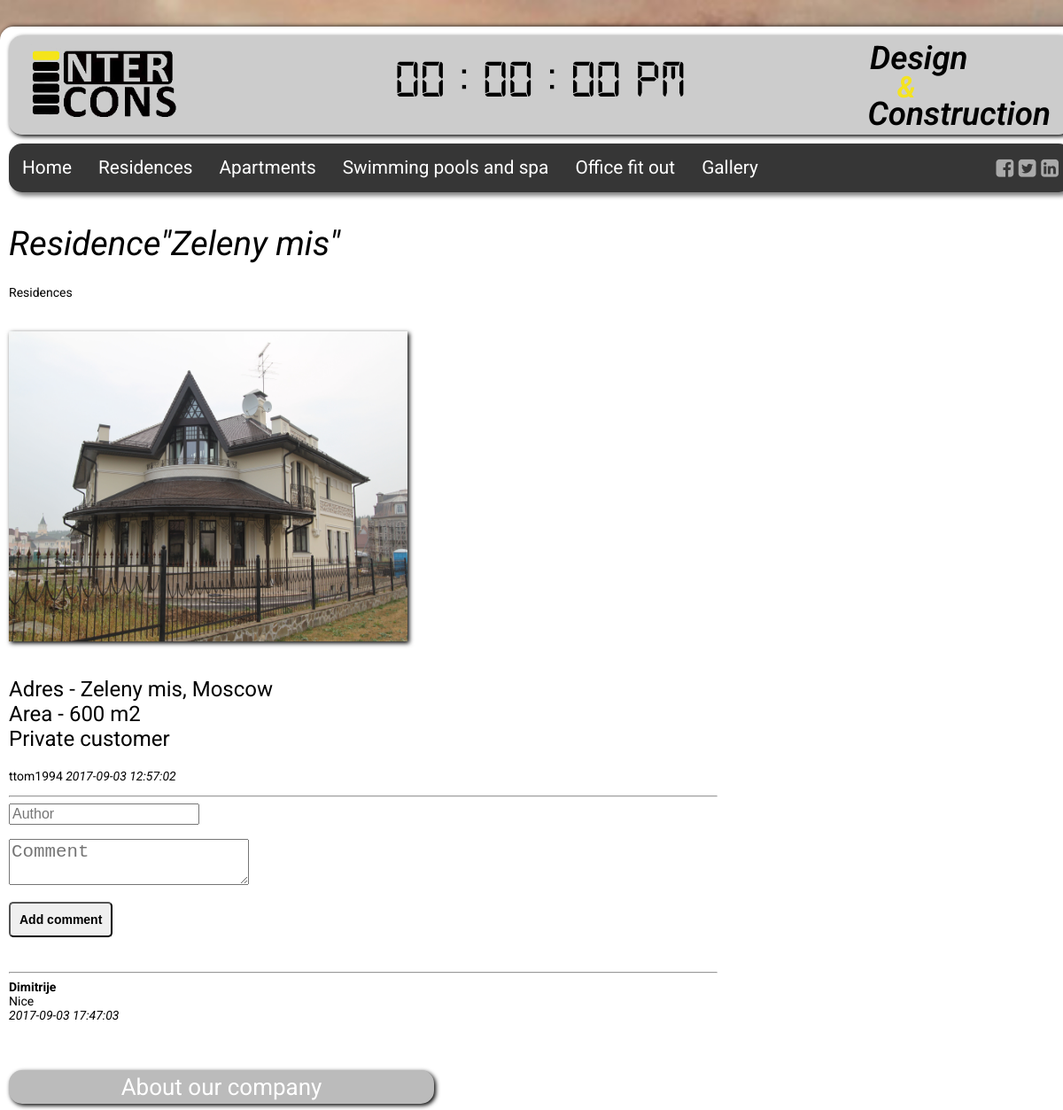
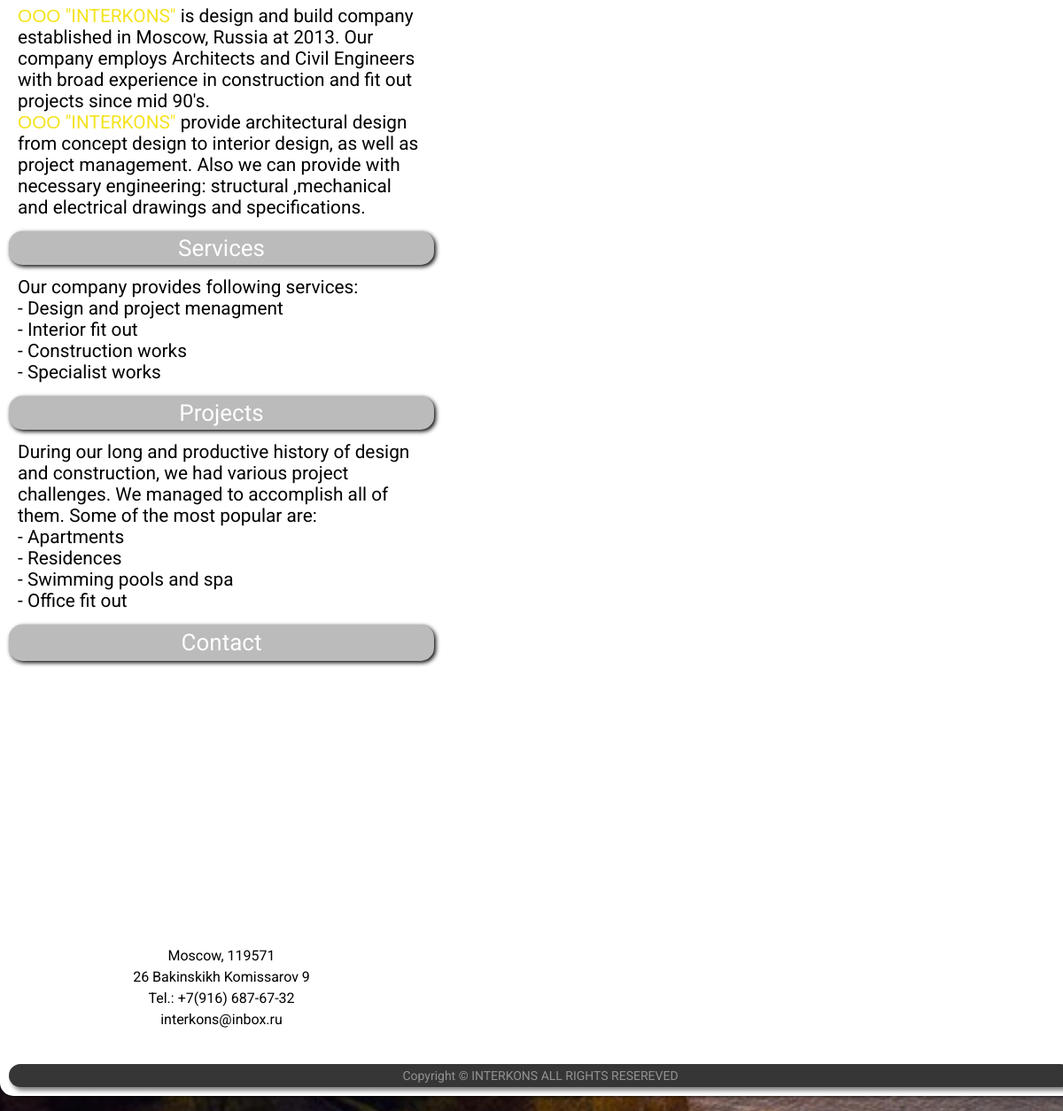
The app's page /news.php?id=51 with its own data (2 pictures, top to bottom).
### tables this page shows
CREATE TABLE `vesti` (
  `id` int(3) UNSIGNED NOT NULL,
  `naslov` varchar(100) NOT NULL,
  `sadrzaj` text NOT NULL,
  `datum` datetime NOT NULL DEFAULT CURRENT_TIMESTAMP,
  `napisao` varchar(50) NOT NULL,
  `kategorija` enum('Apartments','Residences','Swimming pools and spa','Office fit out') NOT NULL,
  `slika` varchar(50) DEFAULT NULL,
  `obrisan` int(1) NOT NULL DEFAULT '0'
);

CREATE TABLE `komentari` (
  `id` int(4) UNSIGNED NOT NULL,
  `idVesti` int(3) NOT NULL,
  `autor` varchar(50) NOT NULL,
  `tekst` text NOT NULL,
  `volime` int(3) NOT NULL DEFAULT '0',
  `nevolime` int(3) NOT NULL DEFAULT '0',
  `datum` timestamp NOT NULL DEFAULT CURRENT_TIMESTAMP,
  `dozvoljen` int(1) NOT NULL DEFAULT '0'
);

### news.php (the view, shortened to what this page needs)
<?php
require_once('functions.php');
require_once('comments.php');
?>
<!doctype html>
<html>
<head>
<link href="font-awesome/css/font-awesome.min.css" rel="stylesheet" type="text/css">
<link href="css/style.css" rel="stylesheet" type="text/css">
</head>
<body>
<div id="wrapper">
	<div id="nav">
	<ul>
		<li><a href="index.php">Home</a></li>
		<?php
			$db=connection();
			show_menu($db);
		?>
		<li><a href="#">Gallery</a>
		</li>
	</ul>
		<div id="social">
			<a href="#"><i class="fa fa-facebook-square" aria-hidden="true"></i></a>
			<a href="#"><i class="fa fa-twitter-square" aria-hidden="true"></i></a>
			<a href="#"><i class="fa fa-linkedin-square" aria-hidden="true"></i></a>
		</div>
	</div>
	<div id="main">
	<?php
	$db=connection();
	if(isset($_GET['id']))
	{
		if(is_numeric($_GET['id']))
		{
			$id=$_GET['id'];
			$sql="SELECT * FROM vesti WHERE id=$id";
			$result=mysqli_query($db, $sql);
			if(mysqli_num_rows($result)==0)
			{
				echo "Ne postoji vest sa id-jem $id!!!!!";
			}
			else
			{
				while($call=mysqli_fetch_object($result))
				{
					echo "<h2 class='media-header-news'>$call->naslov</h2>$call->kategorija<br><br>";
					if($call->slika!="")
					echo "<img src='images/$call->slika' class='media-pictures-news' alt='Interkons'>";
					echo "<p class='media-text-news'>".$call->sadrzaj."</p>";
					echo "<p>$call->napisao <i>$call->datum</i></p>";
					echo "<hr>";
				}
			}
		}
		else{echo "ID nije broj!!!!";}
	}
	else
	{
		echo "Niste izabrali vest za prikaz!!!<br>";
	}
	?>
	<form action="news.php?id=<?= $id;?>" method="post">
	<input type="text" id="autor" name="autor" placeholder="Author" style="font-size: 1rem;"/><br><br>
	<textarea id="tekst" name="tekst" placeholder ="Comment" style="font-size: 1.3rem;"></textarea><br><br>
	<input type="submit" value="Add comment" class="button"/>
	</form><br><br>
	<hr>
	<?php
	comments::prikaziSveKomentare($db, $id);
	?>
	</div>
	<div id="sidebar">
		<div class="block">
			<h2>About our company</h2>
			<p><span style="color: rgba(244, 227, 31, 1);">ООО "INTERKONS"</span> is design and build company established in Moscow, Russia at 2013. Our company employs Architects and Civil Engineers with broad experience in construction and fit out projects since mid 90's. <br> <span style="color: rgba(244, 227, 31, 1);">ООО "INTERKONS"</span> provide architectural design from concept design to interior design, as well as project management. Also we can provide with necessary engineering: structural ,mechanical and electrical drawings and specifications.</p>
		</div>
		<div class="block">
			<h2>Services</h2>
			<p>Our company provides following services: <br>- Design and project menagment <br>- Interior fit out <br>- Construction works <br>- Specialist works </p>
		</div>
		<div class="block">
			<h2>Projects</h2>
			<p>During our long and productive history of design and construction, we had various project challenges. We managed to accomplish all of them. Some of the most popular are: <br>- Apartments <br>- Residences <br>- Swimming pools and spa <br>- Office fit out </p>
		</div>
		<div class="b-contact">
			<h2 style="padding: 14px;">Contact</h2>
			<div class="b-map"><div id="map" style="width:480px;height:300px; border-radius:15px;"></div></div>
			<p>Moscow, 119571</p>
			<p>26 Bakinskikh Komissarov 9</p>
			<p>Tel.: +7(916) 687-67-32</p>
			<p>interkons@inbox.ru</p>
		</div>
	</div>
</div>
</body>
</html>

### functions.php (shortened to what this page needs)
<?php
function show_menu($db)
{
	$sql="SELECT DISTINCT kategorija from vesti";
	$result=mysqli_query($db, $sql);
	while($call=mysqli_fetch_object($result))
		echo "<li><a href='index.php?kategorija=$call->kategorija'>$call->kategorija</a></li>";
}
?>

### comments.php (shortened to what this page needs)
<?php
class comments
{
	static function prikaziSveKomentare($db,$idVesti)
	{
		$sql="SELECT * FROM komentari WHERE idVesti=$idVesti ORDER BY id DESC";
		$result=mysqli_query($db, $sql);
		if(mysqli_num_rows($result)==0)
		{
			echo "No comments";
		}
		else
		{
			while($call=mysqli_fetch_object($result))
			{
				echo "<b>$call->autor</b> <br>";
				echo "$call->tekst<br>";
				echo "<i>$call->datum</i><br><br>";
			}
		}
	}
}
?>

### css/style.css (style rules this page uses)
html { background-image:url(../images/background.jpg); background-attachment: fixed; background-repeat: no-repeat; background-position: center top; background-size: cover; background-color:#5A2F0A; }
body { margin:0; padding:0; font-family: 'Roboto', sans-serif; font-size: 14px; }
h1, h2, h3, h4, h5, h6 { font-weight: normal; margin:0.3em 0 0.5em; }
h2 { font-size: 26px; }
img { vertical-align: bottom; }
a:link, a:visited { color: #730507; text-decoration: none; }
#wrapper { width: 100%; max-width:1300px; background-color:#FFFFFF; padding: 10px; margin:30px auto; border-radius: 15px; box-shadow: 2px 0px 5px black; }
#header { position: relative; background-color: rgba(171, 171, 171, 0.6); overflow: hidden; margin-bottom:10px; color:#FFF; padding: 10px; border-radius: 15px; box-shadow: 2px 2px 5px black; }
#logo { float:left; }
#logo img { width: 200px; }
#slogan { float:right; font-size:20px; font-style:italic; }
.item-1 { font-size: 2.3rem; font-weight: 600; font-style: italic; color: black; position: absolute; bottom: 25%; right: 9.8%; }
.item-2 { font-size: 2.1rem; font-weight: 600; font-style: italic; color: rgba(244, 227, 31, 1);; position: absolute; bottom: 0%; right: 14.7%; }
.item-3 { font-size: 2.3rem; font-weight: 600; font-style: italic; color: black; position: absolute; top: 27%; right: 2%; }
#nav { font-size: 1.3rem; background-color: #363636; height: 35px; padding: 5px; margin-bottom: 15px; border-radius: 15px; padding-top: 15px; box-shadow: 3px 4px 5px grey; }
#nav ul { margin: 0; padding: 0; list-style: none; }
#nav ul li { float: left; position: relative; padding-left: 10px; }
#nav ul li a { display: block; padding-right: 20px; transition: all ease 0.5s; }
#nav ul li a:link, #nav ul li a:visited { color:#FFFFFF; text-decoration: none; }
#social { float: right; font-size: 23px; margin-right:10px; }
#social a:link, #social a:visited { color: #AAAAAA; }
#main { float:left; width:800px; margin-right:20px; margin-bottom: 30px; }
#sidebar { float:left; width:480px; margin-bottom: 30px; }
#sidebar .block { margin-bottom: 15px; }
#sidebar .block p { font-size: 1.3rem; margin: 10px; }
#sidebar h2 { text-align: center; background-color: #BBBBBB; color:#FFFFFF; padding: 4px; border-radius: 15px; box-shadow: 2px 2px 5px black; }
#footer { background-color: #363636; clear: both; color:#929292; text-align: center; padding: 5px; border-radius: 15px; box-shadow: 3px 4px 5px grey; }
#footer p { margin:0; }
.b-contact { text-align: left; text-align: center; font-size: 1rem; line-height: 0.5; }
.media-pictures-news { width: 450px; height: 350px; margin: 20px 0; box-shadow: 2px 2px 5px black; }
.media-header-news { font-size: 2.4rem; font-style: italic; color: black; width: 100%; height: 50px; margin: 20px 0; }
.media-text-news { font-size: 1.5rem; width: 100%; max-width: 450px; margin: 20px 0; }
.button { color: black; font-size: 14px; font-weight: 600; padding: 10px 10px; border-radius: 5px; cursor: pointer; }

### news.php (style rules this page uses)
#time { text-align: center; color: black; width: 100%; max-width: 500px; margin: 15px auto; font-family: clock; font-size: 60px; }

### records on screen
vesti: naslov "Residence\"Zeleny mis\"", kategorija "Residences", slika (picture), sadrzaj "Adres - Zeleny mis, Moscow Area - 600 m2 Private customer", napisao "ttom1994", datum "2017-09-03 12:57:02"
komentari: autor "Dimitrije", tekst "Nice", datum "2017-09-03 17:47:03"

### other values on screen
$call->kategorija "Residences"
$call->kategorija "Apartments"
$call->kategorija "Swimming pools and spa"
$call->kategorija "Office fit out"
